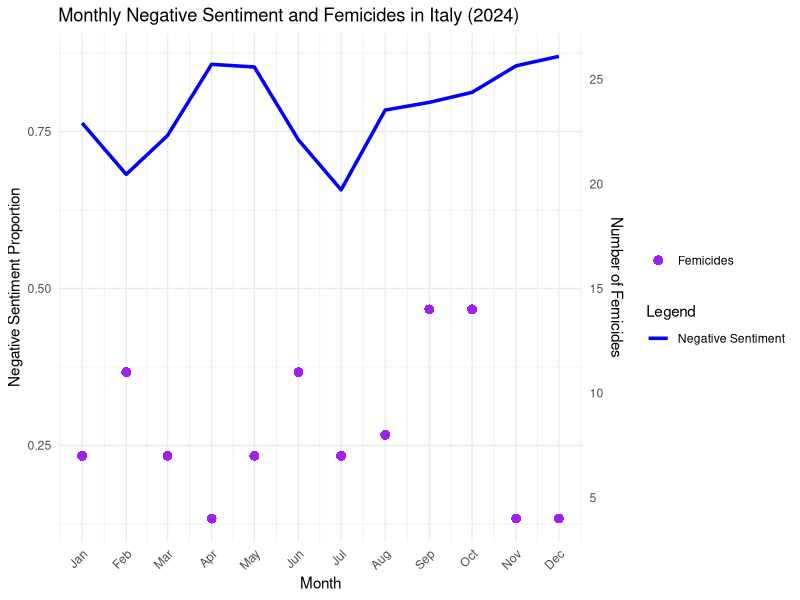

The R script that drew this image:
library(tidyverse)
library(lubridate)
library(scales)

# Load datasets
comments <- read_csv("comments_temporal.csv")
femicides <- read_csv("femicides_per_day.csv")

# Prepare sentiment data: aggregate by month
sentiment_monthly <- comments %>%
  mutate(date = ymd(date),
         month = floor_date(date, "month")) %>%
  count(month, sentiment) %>%
  pivot_wider(names_from = sentiment, values_from = n, values_fill = 0) %>%
  mutate(total = positive + negative,
         positive = positive / total,
         negative = negative / total) %>%
  select(month, positive, negative)

# Prepare femicide data: aggregate by month
femicides_monthly <- femicides %>%
  mutate(date = ymd(date),
         month = floor_date(date, "month")) %>%
  group_by(month) %>%
  summarise(femicides = sum(femicides), .groups = "drop")

# Merge datasets
merged_monthly <- left_join(sentiment_monthly, femicides_monthly, by = "month") %>%
  replace_na(list(femicides = 0)) %>%
  mutate(femicides_scaled = femicides / 30)


# Plot
ggplot(merged_monthly, aes(x = month)) +
  geom_line(aes(y = negative, color = "Negative Sentiment"), size = 1.2) +
  geom_point(aes(y = femicides_scaled, shape = "Femicides"), color = "purple", size = 3) +
  scale_y_continuous(
    name = "Negative Sentiment Proportion",
    sec.axis = sec_axis(
      trans = ~ . * 30,
      name = "Number of Femicides",
      breaks = seq(0, 30, 5))
  ) +
  scale_color_manual(values = c("Negative Sentiment" = "blue")) +
  labs(title = "Monthly Negative Sentiment and Femicides in Italy (2024)",
       x = "Month", color = "Legend", shape = "") +
  scale_x_date(date_breaks = "1 month", date_labels = "%b") +
  theme_minimal() +
  theme(axis.text.x = element_text(angle = 45, hjust = 1))
